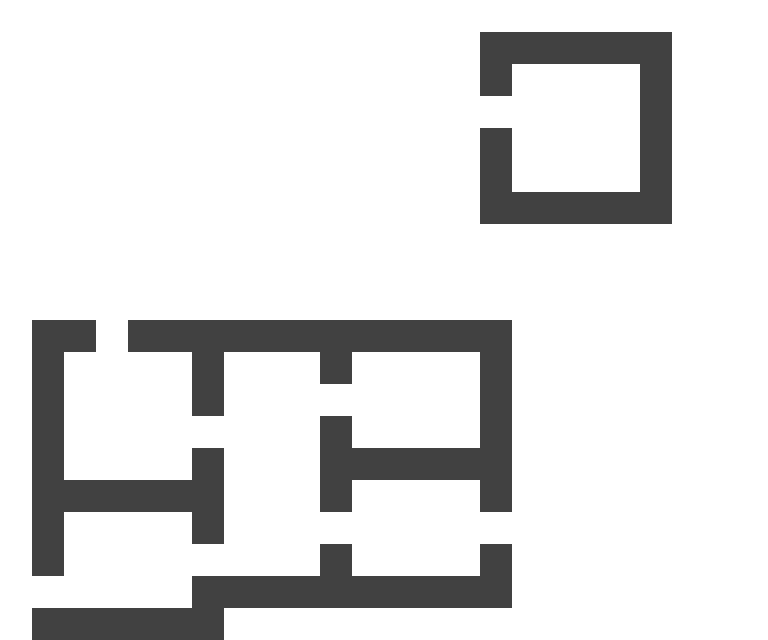

A level layout from a 2D game, rendered from its tile map. Below: a short description, then the map file with tile-grid data replaced by summaries:
An orthogonal 24x20 tile map with 32x32 px tiles, 1 tile layer (Background) and 1 object.

<map version="1.0" orientation="orthogonal" renderorder="right-down" width="24" height="20" tilewidth="32" tileheight="32">
 <tileset firstgid="1" name="tileset" tilewidth="32" tileheight="32">
  <image source="tileset.png" width="256" height="256" />
  <tile id="0">
   <properties>
    <property name="cost" value="1" />
   </properties>
  </tile>
  <tile id="1">
   <objectgroup draworder="index">
    <object x="0" y="0" width="32" height="32" />
   </objectgroup>
  </tile>
  <tile id="8">
   <properties>
    <property name="cost" value="1" />
   </properties>
  </tile>
  <tile id="9">
   <properties>
    <property name="cost" value="20" />
   </properties>
  </tile>
  <tile id="10">
   <properties>
    <property name="cost" value="40" />
   </properties>
  </tile>
  <tile id="11">
   <properties>
    <property name="cost" value="150" />
   </properties>
  </tile>
 </tileset>
 <layer name="Background" width="24" height="20">
  <data>[480 cells, 480 non-empty, 5 distinct tile ids]</data>
 </layer>
</map>